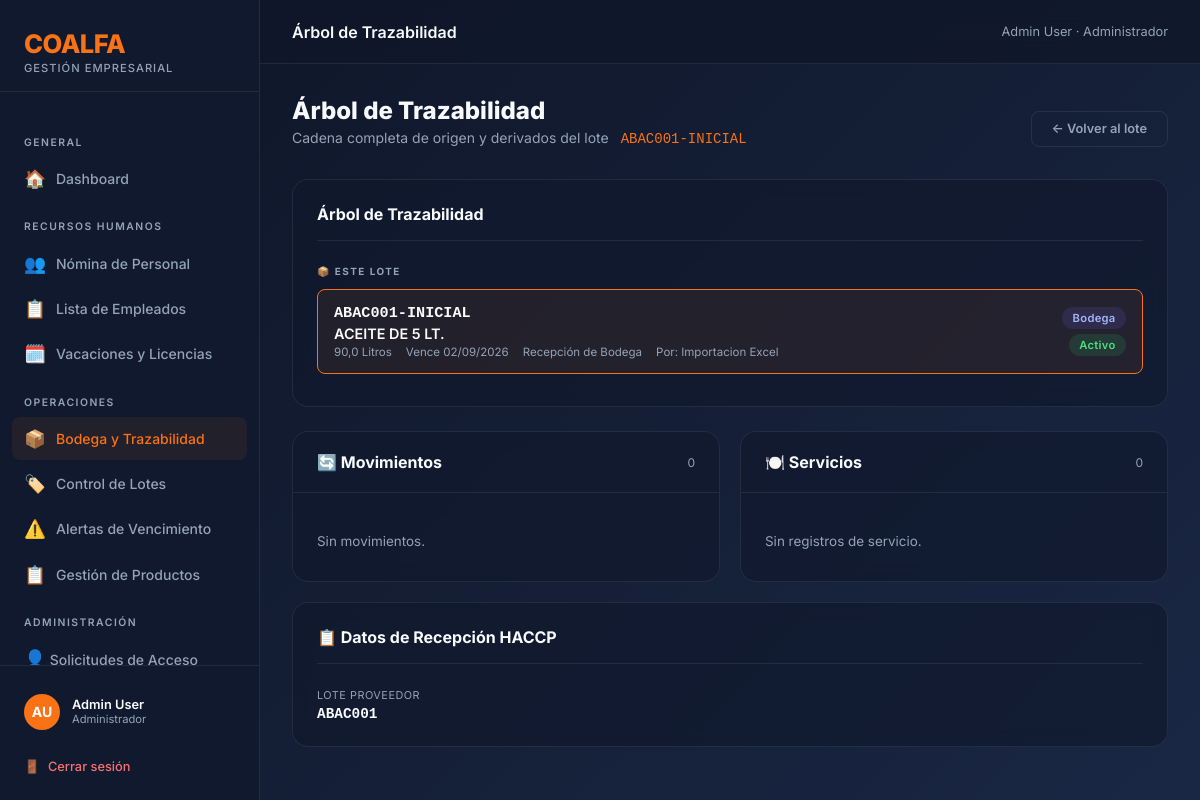
Page /inventario/lotes/351/trazabilidad/ (signed in) on the committed database.
### coalfa/models.py (models this page shows, shortened)
class Usuario(AbstractBaseUser, PermissionsMixin):
    ROL_CHOICES = [
        ("ADMIN", "Administrador"),
        ("RRHH", "Recursos Humanos"),
        ("OPERACIONAL", "Operacional"),
    ]
    rut = models.CharField(max_length=12, unique=True, verbose_name="RUT")
    nombre = models.CharField(max_length=60, verbose_name="Nombre")
    apellido = models.CharField(max_length=60, verbose_name="Apellido")
    rol = models.CharField(max_length=15, choices=ROL_CHOICES, default="RRHH", verbose_name="Rol")
    is_active = models.BooleanField(default=True, verbose_name="Activo")
    is_staff = models.BooleanField(default=False, verbose_name="Es staff")
    solicitud_pendiente = models.BooleanField(default=False, verbose_name="Solicitud pendiente de aprobación")
    date_joined = models.DateTimeField(default=timezone.now, verbose_name="Fecha de registro")
    USERNAME_FIELD = "rut"
    REQUIRED_FIELDS = ["nombre", "apellido"]
    objects = UsuarioManager()
    def get_full_name(self):
        return f"{self.nombre} {self.apellido}"
    class Meta:
        verbose_name = "Usuario"
        verbose_name_plural = "Usuarios"

### inventario/models.py (models this page shows, shortened)
class Lote(models.Model):
    UBICACION_CHOICES = [
        ("BODEGA", "Bodega"),
        ("COCINA_FRIA", "Cocina Fría"),
        ("COCINA_CALIENTE", "Cocina Caliente"),
        ("REPOSTERIA", "Repostería"),
        ("LINEA", "Línea (Servicio)"),
        ("CAMARA_1", "Cámara 1"),
        ("CAMARA_2", "Cámara 2"),
        ("CAMARA_3", "Cámara 3"),
        ("CAMARA_4", "Cámara 4"),
        ("CAMARA_5", "Cámara 5"),
        ("OTRO", "Otro"),
    ]
    ESTADO_CHOICES = [
        ("ACTIVO", "Activo"),
        ("CONSUMIDO", "Consumido"),
        ("VENCIDO", "Vencido"),
        ("DESCARTADO", "Descartado"),
    ]
    PROCESO_CHOICES = [
        ("RECEPCION", "Recepción de Bodega"),
        ("MARINADO", "Marinado"),
        ("PORCIONADO", "Porcionado"),
        ("COCCION", "Cocción"),
        ("PREPARACION", "Preparación / Mezcla"),
        ("HORNEADO", "Horneado"),
        ("ENFRIADO", "Enfriado"),
        ("OTRO", "Otro"),
    ]
    producto = models.ForeignKey(Producto, on_delete=models.PROTECT, related_name="lotes")
    proveedor = models.ForeignKey(
        Proveedor, on_delete=models.SET_NULL, null=True, blank=True, related_name="lotes"
    )
    numero_lote = models.CharField(max_length=60, unique=True, blank=True)
    numero_lote_proveedor = models.CharField(
        max_length=80, blank=True, verbose_name="Lote del Proveedor"
    )
    numero_guia = models.CharField(
        max_length=80, blank=True, verbose_name="Nº Guía / Factura"
    )
    cantidad = models.FloatField()
    precio_unitario = models.FloatField(default=0, help_text="Costo por unidad de medida")
    fecha_recepcion = models.DateField()
    fecha_vencimiento = models.DateField()
    temperatura_recepcion = models.FloatField(
        null=True, blank=True, verbose_name="Temperatura recepción (°C)"
    )
    proceso = models.CharField(
        max_length=20,
        choices=PROCESO_CHOICES,
        default="RECEPCION",
        verbose_name="Proceso de origen",
    )
    lotes_padres = models.ManyToManyField(
        "self",
        symmetrical=False,
        blank=True,
        related_name="lotes_hijos",
        verbose_name="Lotes de origen (insumos)",
    )
    ubicacion_actual = models.CharField(
        max_length=30, choices=UBICACION_CHOICES, default="BODEGA"
    )
    ubicacion_detalle = models.CharField(
        max_length=100, blank=True, help_text="Ej: Pasillo 2, Estante B"
    )
    estado = models.CharField(
        max_length=12, choices=ESTADO_CHOICES, default="ACTIVO"
    )
    responsable_registro = models.CharField(
        max_length=100, blank=True, verbose_name="Responsable de registro"
    )
    observaciones = models.TextField(blank=True)
    fecha_registro = models.DateTimeField(auto_now_add=True)
    class Meta:
        verbose_name = "Lote"
        verbose_name_plural = "Lotes"
        ordering = ["fecha_vencimiento"]

class Producto(models.Model):
    UNIDAD_CHOICES = [
        ("KG", "Kilogramos"),
        ("G", "Gramos"),
        ("L", "Litros"),
        ("ML", "Mililitros"),
        ("UN", "Unidades"),
        ("CAJA", "Cajas"),
    ]
    CATEGORIA_CHOICES = [
        ("ABARROTES", "Abarrotes"),
        ("CARNES", "Carnes y Aves"),
        ("PESCADOS", "Pescados y Mariscos"),
        ("LACTEOS", "Lácteos y Huevos"),
        ("FRUTAS", "Frutas y Verduras"),
        ("CONGELADOS", "Congelados"),
        ("BEBIDAS", "Bebidas"),
        ("LIMPIEZA", "Aseo y Limpieza"),
        ("OTRO", "Otros"),
    ]
    nombre = models.CharField(max_length=100)
    descripcion = models.TextField(blank=True)
    categoria = models.CharField(max_length=20, choices=CATEGORIA_CHOICES, default="OTRO")
    unidad_medida = models.CharField(max_length=5, choices=UNIDAD_CHOICES, default="KG")
    stock_minimo = models.FloatField(default=0, help_text="Alerta cuando el stock total baje de este valor")
    temperatura_min = models.FloatField(null=True, blank=True, help_text="°C (opcional)")
    temperatura_max = models.FloatField(null=True, blank=True, help_text="°C (opcional)")
    class Meta:
        verbose_name = "Producto"
        verbose_name_plural = "Productos"
        ordering = ["nombre"]

### inventario/views.py (the view)
# urls.py: path("lotes/<int:pk>/trazabilidad/", views.trazabilidad_lote, name="inventario_trazabilidad_lote"),
@operacional_required
def trazabilidad_lote(request, pk):
    lote = get_object_or_404(Lote, pk=pk)
    arbol_padres = _build_arbol(lote)
    lotes_hijos = lote.lotes_hijos.select_related("producto").all()
    servicios = lote.servicios.all()
    movimientos = lote.movimientos.all()
    return render(request, "inventario/trazabilidad_lote.html", {
        "lote": lote,
        "arbol_padres": arbol_padres,
        "lotes_hijos": lotes_hijos,
        "servicios": servicios,
        "movimientos": movimientos,
    })

### coalfa/context_processors.py (called while the page is built)
def solicitudes_pendientes(request):
    if request.user.is_authenticated and getattr(request.user, 'rol', None) == 'ADMIN':
        count = Usuario.objects.filter(solicitud_pendiente=True).count()
        return {'solicitudes_count': count}
    return {}

### inventario/views.py (called while the page is built)
def _build_arbol(lote, visitados=None):
    if visitados is None:
        visitados = set()
    if lote.pk in visitados:
        return []
    visitados.add(lote.pk)
    padres = []
    for padre in lote.lotes_padres.select_related("producto").all():
        padres.append({"lote": padre, "padres": _build_arbol(padre, visitados)})
    return padres

### inventario/templates/inventario/trazabilidad_lote.html (shortened to what this page needs)
{% extends 'base.html' %}
{% block topbar_title %}Árbol de Trazabilidad{% endblock %}
{% block nav_inventario %}active{% endblock %}
{% block content %}
<div style="max-width:900px;margin:0 auto;">
    <div style="display:flex;justify-content:space-between;align-items:flex-end;margin-bottom:2rem;flex-wrap:wrap;gap:1rem;">
        <div>
            <div class="page-title">Árbol de Trazabilidad</div>
            <p class="page-subtitle" style="margin-bottom:0;">
                Cadena completa de origen y derivados del lote
                <span style="font-family:monospace;color:var(--accent);margin-left:0.5rem;">{{ lote.numero_lote }}</span>
            </p>
        </div>
        <a href="{% url 'inventario_detalle_lote' lote.pk %}" class="btn btn-ghost">← Volver al lote</a>
    </div>
    <div class="card" style="margin-bottom:1.5rem;">
        <div class="card-header">
            <span class="card-title">Árbol de Trazabilidad</span>
        </div>
        <div style="{% if arbol_padres or lotes_hijos %}margin-bottom:1rem;{% endif %}">
            {% if not arbol_padres %}<div class="trace-section-label">📦 Este Lote</div>{% endif %}
            <div class="trace-node current">
                <div class="trace-node-left">
                    <div class="trace-node-code" style="font-size:0.95rem;">{{ lote.numero_lote }}</div>
                    <div class="trace-node-name" style="color:var(--text);font-weight:600;font-size:0.9rem;">{{ lote.producto.nombre }}</div>
                    <div class="trace-node-meta">
                        <span>{{ lote.cantidad }} {{ lote.producto.get_unidad_medida_display }}</span>
                        <span>Vence {{ lote.fecha_vencimiento|date:"d/m/Y" }}</span>
                        <span>{{ lote.get_proceso_display }}</span>
                        {% if lote.responsable_registro %}<span>Por: {{ lote.responsable_registro }}</span>{% endif %}
                    </div>
                </div>
                <div style="display:flex;flex-direction:column;gap:0.35rem;align-items:flex-end;">
                    <span class="badge badge-{{ lote.ubicacion_actual|lower }}">{{ lote.get_ubicacion_actual_display }}</span>
                    <span class="badge badge-{{ lote.estado|lower }}">{{ lote.get_estado_display }}</span>
                </div>
            </div>
        </div>
    </div>
    <div class="events-grid">
        <div class="card" style="padding:0;overflow:hidden;">
            <div class="card-header" style="padding:1.25rem 1.5rem;">
                <span class="card-title">🔄 Movimientos</span>
                <span style="font-size:0.75rem;color:var(--text-muted);">{{ movimientos.count }}</span>
            </div>
            <div style="padding:0 1.5rem 1rem;">
                {% for mov in movimientos %}
                <div class="event-row">
                    <div class="event-dot"></div>
                    <div class="event-body">
                        <div class="event-title">
                            <span class="badge badge-{{ mov.desde|lower }}" style="font-size:0.65rem;">{{ mov.desde }}</span>
                            → <span class="badge badge-{{ mov.hacia|lower }}" style="font-size:0.65rem;">{{ mov.hacia }}</span>
                        </div>
                        <div class="event-sub">
                            {{ mov.fecha|date:"d/m/Y H:i" }}{% if mov.responsable %} · {{ mov.responsable }}{% endif %}
                        </div>
                        {% if mov.observaciones %}<div class="event-sub">{{ mov.observaciones }}</div>{% endif %}
                    </div>
                </div>
                {% empty %}
                <p style="color:var(--text-muted);font-size:0.84rem;padding:1rem 0;">Sin movimientos.</p>
                {% endfor %}
            </div>
        </div>
        <div class="card" style="padding:0;overflow:hidden;">
            <div class="card-header" style="padding:1.25rem 1.5rem;">
                <span class="card-title">🍽️ Servicios</span>
                <span style="font-size:0.75rem;color:var(--text-muted);">{{ servicios.count }}</span>
            </div>
            <div style="padding:0 1.5rem 1rem;">
                {% for serv in servicios %}
                <div class="event-row">
                    <div class="event-dot green"></div>
                    <div class="event-body">
                        <div class="event-title">{{ serv.cantidad_servida }} {{ lote.producto.get_unidad_medida_display }} servidos</div>
                        <div class="event-sub">
                            {{ serv.fecha|date:"d/m/Y H:i" }}{% if serv.responsable %} · {{ serv.responsable }}{% endif %}
                        </div>
                        {% if serv.observaciones %}<div class="event-sub">{{ serv.observaciones }}</div>{% endif %}
                    </div>
                </div>
                {% empty %}
                <p style="color:var(--text-muted);font-size:0.84rem;padding:1rem 0;">Sin registros de servicio.</p>
                {% endfor %}
            </div>
        </div>
    </div>
    {% if lote.proveedor or lote.numero_lote_proveedor or lote.numero_guia or lote.temperatura_recepcion is not None %}
    <div class="card" style="margin-top:1.25rem;">
        <div class="card-header"><span class="card-title">📋 Datos de Recepción HACCP</span></div>
        <div class="reception-grid">
            {% if lote.numero_lote_proveedor %}
            <div class="reception-item">
                <div class="reception-label">Lote Proveedor</div>
                <div class="reception-value" style="font-family:monospace;">{{ lote.numero_lote_proveedor }}</div>
            </div>
            {% endif %}
        </div>
    </div>
    {% endif %}
</div>
{% endblock %}

### templates/base.html (shortened to what this page needs)
<!DOCTYPE html>
<html lang="es">
<head>
</head>
<body>
    <div class="sidebar">
        <div class="sidebar-brand">
            <div class="logo-text">COALFA</div>
            <div class="logo-sub">Gestión Empresarial</div>
        </div>
        <nav class="sidebar-nav">
            <div class="nav-section-label">General</div>
            <a href="{% url 'dashboard' %}" class="nav-item {% block nav_home %}{% endblock %}">
                <span class="icon">🏠</span> Dashboard
            </a>
            {% if user.rol == 'RRHH' or user.rol == 'ADMIN' %}
            <div class="nav-section-label">Recursos Humanos</div>
            <a href="{% url 'rrhh_dashboard' %}" class="nav-item {% block nav_rrhh %}{% endblock %}">
                <span class="icon">👥</span> Nómina de Personal
            </a>
            <a href="{% url 'rrhh_lista_empleados' %}" class="nav-item {% block nav_empleados %}{% endblock %}">
                <span class="icon">📋</span> Lista de Empleados
            </a>
            <a href="{% url 'rrhh_ausencias' %}" class="nav-item {% block nav_ausencias %}{% endblock %}">
                <span class="icon">🗓️</span> Vacaciones y Licencias
            </a>
            {% endif %}
            {% if user.rol == 'OPERACIONAL' or user.rol == 'ADMIN' %}
            <div class="nav-section-label">Operaciones</div>
            <a href="{% url 'inventario_dashboard' %}" class="nav-item {% block nav_inventario %}{% endblock %}">
                <span class="icon">📦</span> Bodega y Trazabilidad
            </a>
            <a href="{% url 'inventario_lista_lotes' %}" class="nav-item {% block nav_lotes %}{% endblock %}">
                <span class="icon">🏷️</span> Control de Lotes
            </a>
            <a href="{% url 'inventario_alertas' %}" class="nav-item {% block nav_alertas %}{% endblock %}">
                <span class="icon">⚠️</span> Alertas de Vencimiento
            </a>
            <a href="{% url 'inventario_lista_productos' %}" class="nav-item {% block nav_productos %}{% endblock %}">
                <span class="icon">📋</span> Gestión de Productos
            </a>
            {% endif %}
            {% if user.rol == 'ADMIN' %}
            <div class="nav-section-label">Administración</div>
            <a href="{% url 'admin_solicitudes' %}" class="nav-item" style="display:flex;align-items:center;justify-content:space-between;">
                <span><span class="icon">👤</span> Solicitudes de Acceso</span>
            </a>
            {% endif %}
        </nav>
        <div class="sidebar-footer">
            <div class="user-info">
                <div class="user-avatar">{{ user.nombre|first }}{{ user.apellido|first }}</div>
                <div>
                    <div class="user-name">{{ user.get_full_name }}</div>
                    <div class="user-role">{{ user.get_rol_display }}</div>
                </div>
            </div>
            <a href="{% url 'logout' %}" class="btn-logout">
                <span>🚪</span> Cerrar sesión
            </a>
        </div>
    </div>
    <div class="main-wrapper">
        <div class="topbar">
            <div class="topbar-title">{% block topbar_title %}Dashboard{% endblock %}</div>
            <div class="topbar-breadcrumb">{{ user.get_full_name }} · {{ user.get_rol_display }}</div>
        </div>
        <div class="page-content">
            {% block content %}{% endblock %}
        </div>
    </div>
</body>
</html>

### rows in the picture
Usuario: nombre|first "A", apellido|first "U", get_full_name "Admin User", rol "Administrador"
Lote: numero_lote "ABAC001-INICIAL", producto.nombre "ACEITE DE 5 LT.", cantidad "90,0", producto.unidad_medida "Litros", fecha_vencimiento "02/09/2026", proceso "Recepción de Bodega", responsable_registro "Importacion Excel", ubicacion_actual "Bodega", estado "Activo", count "0", numero_lote_proveedor "ABAC001"
